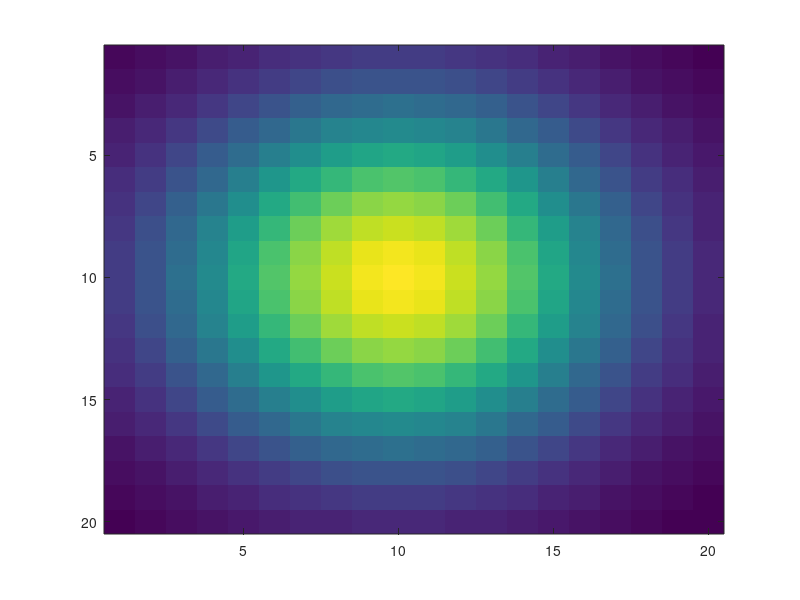

The MATLAB source for this figure:
mat = zeros(20,20);
xc = 10;
yc = 10;
sigmax = 5;
sigmay = 5;
for x=1:20
	for y=1:20
		mat(x,y) = 200*exp(-0.5*(( ((x - xc)^2)/(sigmax^2))+( ((y-yc)^2)/(sigmay^2))));
	end
end
%disp(mat);
f=figure;
set(f,"visible","off");
imagesc(mat);   %make plot
print("image.png","-dpng");
%sleep(20);
whos mat
